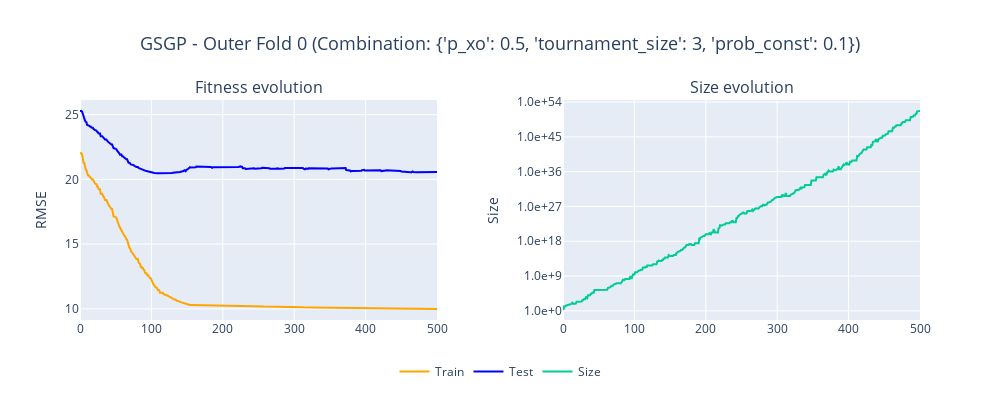
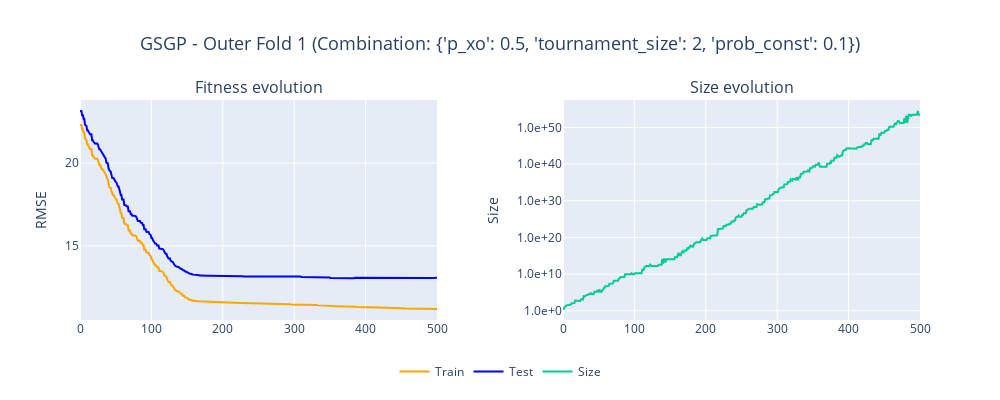
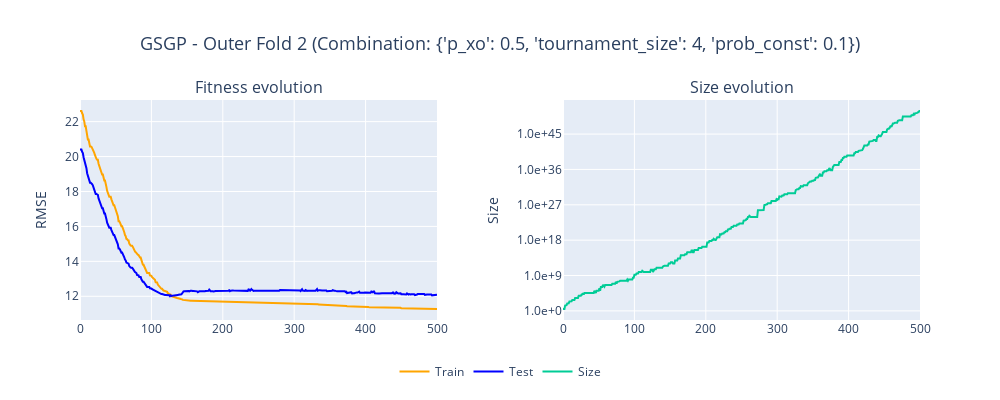
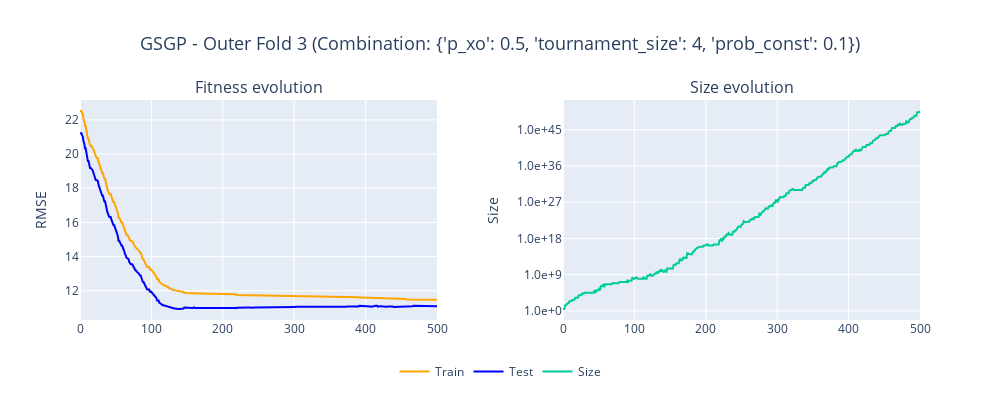

The code cell stored with these charts, in order, in its notebook:
### Code cell
fit_and_size_per_outer(k_outer=10, model_name=MODEL_NAME)

### Figure 1 — Plotly figure (JSON) as saved in the notebook; plotly's stock layout.template omitted (floating-point values rounded to 4 significant figures; data arrays with more than 128 entries replaced by an {"elided": "..."} marker saying what was removed)
{"data": [{"line": {"color": "orange"}, "mode": "lines", "name": "Train", "type": "scatter", "xaxis": "x", "y": {"elided": "501 float values"}, "yaxis": "y"}, {"line": {"color": "blue"}, "mode": "lines", "name": "Test", "type": "scatter", "xaxis": "x", "y": {"elided": "501 float values"}, "yaxis": "y"}, {"mode": "lines", "name": "Size", "type": "scatter", "xaxis": "x2", "y": {"elided": "501 str values"}, "yaxis": "y2"}], "layout": {"annotations": [{"font": {"size": 16}, "showarrow": false, "text": "Fitness evolution", "x": 0.2125, "xanchor": "center", "xref": "paper", "y": 1, "yanchor": "bottom", "yref": "paper"}, {"font": {"size": 16}, "showarrow": false, "text": "Size evolution", "x": 0.7875, "xanchor": "center", "xref": "paper", "y": 1, "yanchor": "bottom", "yref": "paper"}], "height": 400, "legend": {"orientation": "h", "x": 0.5, "xanchor": "center", "y": -0.3, "yanchor": "bottom"}, "margin": {"t": 100}, "showlegend": true, "title": {"font": {"size": 18}, "text": "GSGP - Outer Fold 0 (Combination: {'p_xo': 0.5, 'tournament_size': 3, 'prob_const': 0.1})", "x": 0.5}, "width": 1000, "xaxis": {"anchor": "y", "domain": [0, 0.425]}, "xaxis2": {"anchor": "y2", "domain": [0.575, 1]}, "yaxis": {"anchor": "x", "domain": [0, 1], "range": [0, null], "title": {"text": "RMSE"}}, "yaxis2": {"anchor": "x2", "domain": [0, 1], "exponentformat": "power", "tickformat": ".1e", "title": {"text": "Size"}, "type": "log"}}}

### Figure 2 — Plotly figure (JSON) as saved in the notebook; plotly's stock layout.template omitted (floating-point values rounded to 4 significant figures; data arrays with more than 128 entries replaced by an {"elided": "..."} marker saying what was removed)
{"data": [{"line": {"color": "orange"}, "mode": "lines", "name": "Train", "type": "scatter", "xaxis": "x", "y": {"elided": "501 float values"}, "yaxis": "y"}, {"line": {"color": "blue"}, "mode": "lines", "name": "Test", "type": "scatter", "xaxis": "x", "y": {"elided": "501 float values"}, "yaxis": "y"}, {"mode": "lines", "name": "Size", "type": "scatter", "xaxis": "x2", "y": {"elided": "501 str values"}, "yaxis": "y2"}], "layout": {"annotations": [{"font": {"size": 16}, "showarrow": false, "text": "Fitness evolution", "x": 0.2125, "xanchor": "center", "xref": "paper", "y": 1, "yanchor": "bottom", "yref": "paper"}, {"font": {"size": 16}, "showarrow": false, "text": "Size evolution", "x": 0.7875, "xanchor": "center", "xref": "paper", "y": 1, "yanchor": "bottom", "yref": "paper"}], "height": 400, "legend": {"orientation": "h", "x": 0.5, "xanchor": "center", "y": -0.3, "yanchor": "bottom"}, "margin": {"t": 100}, "showlegend": true, "title": {"font": {"size": 18}, "text": "GSGP - Outer Fold 1 (Combination: {'p_xo': 0.5, 'tournament_size': 2, 'prob_const': 0.1})", "x": 0.5}, "width": 1000, "xaxis": {"anchor": "y", "domain": [0, 0.425]}, "xaxis2": {"anchor": "y2", "domain": [0.575, 1]}, "yaxis": {"anchor": "x", "domain": [0, 1], "range": [0, null], "title": {"text": "RMSE"}}, "yaxis2": {"anchor": "x2", "domain": [0, 1], "exponentformat": "power", "tickformat": ".1e", "title": {"text": "Size"}, "type": "log"}}}

### Figure 3 — Plotly figure (JSON) as saved in the notebook; plotly's stock layout.template omitted (floating-point values rounded to 4 significant figures; data arrays with more than 128 entries replaced by an {"elided": "..."} marker saying what was removed)
{"data": [{"line": {"color": "orange"}, "mode": "lines", "name": "Train", "type": "scatter", "xaxis": "x", "y": {"elided": "501 float values"}, "yaxis": "y"}, {"line": {"color": "blue"}, "mode": "lines", "name": "Test", "type": "scatter", "xaxis": "x", "y": {"elided": "501 float values"}, "yaxis": "y"}, {"mode": "lines", "name": "Size", "type": "scatter", "xaxis": "x2", "y": {"elided": "501 str values"}, "yaxis": "y2"}], "layout": {"annotations": [{"font": {"size": 16}, "showarrow": false, "text": "Fitness evolution", "x": 0.2125, "xanchor": "center", "xref": "paper", "y": 1, "yanchor": "bottom", "yref": "paper"}, {"font": {"size": 16}, "showarrow": false, "text": "Size evolution", "x": 0.7875, "xanchor": "center", "xref": "paper", "y": 1, "yanchor": "bottom", "yref": "paper"}], "height": 400, "legend": {"orientation": "h", "x": 0.5, "xanchor": "center", "y": -0.3, "yanchor": "bottom"}, "margin": {"t": 100}, "showlegend": true, "title": {"font": {"size": 18}, "text": "GSGP - Outer Fold 2 (Combination: {'p_xo': 0.5, 'tournament_size': 4, 'prob_const': 0.1})", "x": 0.5}, "width": 1000, "xaxis": {"anchor": "y", "domain": [0, 0.425]}, "xaxis2": {"anchor": "y2", "domain": [0.575, 1]}, "yaxis": {"anchor": "x", "domain": [0, 1], "range": [0, null], "title": {"text": "RMSE"}}, "yaxis2": {"anchor": "x2", "domain": [0, 1], "exponentformat": "power", "tickformat": ".1e", "title": {"text": "Size"}, "type": "log"}}}

### Figure 4 — Plotly figure (JSON) as saved in the notebook; plotly's stock layout.template omitted (floating-point values rounded to 4 significant figures; data arrays with more than 128 entries replaced by an {"elided": "..."} marker saying what was removed)
{"data": [{"line": {"color": "orange"}, "mode": "lines", "name": "Train", "type": "scatter", "xaxis": "x", "y": {"elided": "501 float values"}, "yaxis": "y"}, {"line": {"color": "blue"}, "mode": "lines", "name": "Test", "type": "scatter", "xaxis": "x", "y": {"elided": "501 float values"}, "yaxis": "y"}, {"mode": "lines", "name": "Size", "type": "scatter", "xaxis": "x2", "y": {"elided": "501 str values"}, "yaxis": "y2"}], "layout": {"annotations": [{"font": {"size": 16}, "showarrow": false, "text": "Fitness evolution", "x": 0.2125, "xanchor": "center", "xref": "paper", "y": 1, "yanchor": "bottom", "yref": "paper"}, {"font": {"size": 16}, "showarrow": false, "text": "Size evolution", "x": 0.7875, "xanchor": "center", "xref": "paper", "y": 1, "yanchor": "bottom", "yref": "paper"}], "height": 400, "legend": {"orientation": "h", "x": 0.5, "xanchor": "center", "y": -0.3, "yanchor": "bottom"}, "margin": {"t": 100}, "showlegend": true, "title": {"font": {"size": 18}, "text": "GSGP - Outer Fold 3 (Combination: {'p_xo': 0.5, 'tournament_size': 4, 'prob_const': 0.1})", "x": 0.5}, "width": 1000, "xaxis": {"anchor": "y", "domain": [0, 0.425]}, "xaxis2": {"anchor": "y2", "domain": [0.575, 1]}, "yaxis": {"anchor": "x", "domain": [0, 1], "range": [0, null], "title": {"text": "RMSE"}}, "yaxis2": {"anchor": "x2", "domain": [0, 1], "exponentformat": "power", "tickformat": ".1e", "title": {"text": "Size"}, "type": "log"}}}
